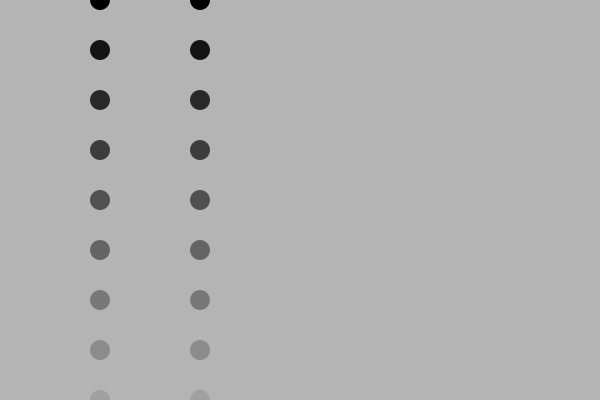
Frame 1 (no input)
Frame 60 (the mouse pressed at the canvas centre just before this capture): identical to frame 1, image omitted
Frame 120 (the mouse held since frame 60 and released just before this capture): identical to frame 1, image omitted

The Processing sketch that drew this single still picture (run headless with seeded random() and noise(); from frame 60 on, the mouse is pressed at the canvas centre):

// Processing sketch: processing_159705
// ── processing_159705.pde

void setup() {
  size(600, 400);
  background(180);
}

void draw() {
  background(180);

  int counter = 0;
  int space = 20;

  while (counter < 100) {
    fill(counter*20);
    noStroke();
    ellipse(100, counter*50, 20, 20);
    counter = counter + 1;

  }
  
  counter = 0;
  
    while (counter < 100) {
      fill(counter*20);
      noStroke();
      ellipse(200, counter*50, 20, 20);
      counter = counter + 1;
    
  }
}
